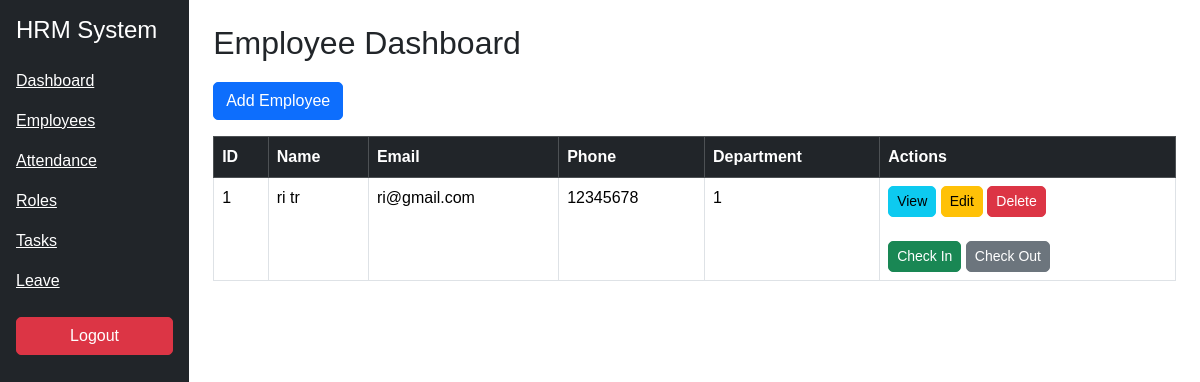
The page /employees on the database its author committed.
### models.py (models this page shows)
class Employee(db.Model):
    emp_id = db.Column(db.Integer, primary_key=True)
    first_name = db.Column(db.String(100))
    last_name = db.Column(db.String(100))
    username = db.Column(db.String(100))
    password = db.Column(db.String(100))
    email = db.Column(db.String(120))
    mobile = db.Column(db.String(20))
    dept_id = db.Column(db.Integer, db.ForeignKey('department.dept_id'))
    role_id = db.Column(db.Integer, db.ForeignKey('role.role_id'))
    reporting_manager_id = db.Column(db.Integer, db.ForeignKey('employee.emp_id'))
    date_of_joining = db.Column(db.Date)
    created_at = db.Column(db.DateTime)
    updated_at = db.Column(db.DateTime)
    status = db.Column(db.String(50), default='active')

### routes/employee_routes.py (the view)
@employee_bp.route('/employees')
def employees():
    employees = Employee.query.all()
    return render_template("employees.html", employees=employees)

### templates/employees.html
{% extends "base.html" %}
{% block content %}
<h2>Employee Dashboard</h2>
<a href="/add_employee" class="btn btn-primary mb-3">Add Employee</a>
<table class="table table-bordered">
<thead class="table-dark">
<tr>
<th>ID</th>
<th>Name</th>
<th>Email</th>
<th>Phone</th>
<th>Department</th>
<th>Actions</th>
</tr>
</thead>
<tbody>
{% for emp in employees %}
<tr>
<td>{{ emp.emp_id }}</td>
<td>{{ emp.first_name }} {{ emp.last_name }}</td>
<td>{{ emp.email }}</td>
<td>{{ emp.mobile }}</td>
<td>{{ emp.dept_id }}</td>
<td>
<a href="/employee/{{ emp.emp_id }}" class="btn btn-info btn-sm">View</a>
<a href="/edit_employee/{{ emp.emp_id }}" class="btn btn-warning btn-sm">Edit</a>
<a href="/delete_employee/{{ emp.emp_id }}"
class="btn btn-danger btn-sm"
onclick="return confirm('Delete this employee?')">
Delete
</a>
<br><br>
<a href="/checkin/{{ emp.emp_id }}" class="btn btn-success btn-sm">Check In</a>
<a href="/checkout/{{ emp.emp_id }}" class="btn btn-secondary btn-sm">Check Out</a>
</td>
</tr>
{% endfor %}
</tbody>
</table>
{% endblock %}

### static/style.css (style rules this page uses)
body { font-family: Arial, sans-serif; }
.table { background: white; }
.btn { border-radius: 5px; }
h2 { margin-bottom: 20px; }

### rows shown on the page
Employee: emp_id "1", first_name "ri", last_name "tr", email "ri@gmail.com", mobile "12345678", dept_id "1"
